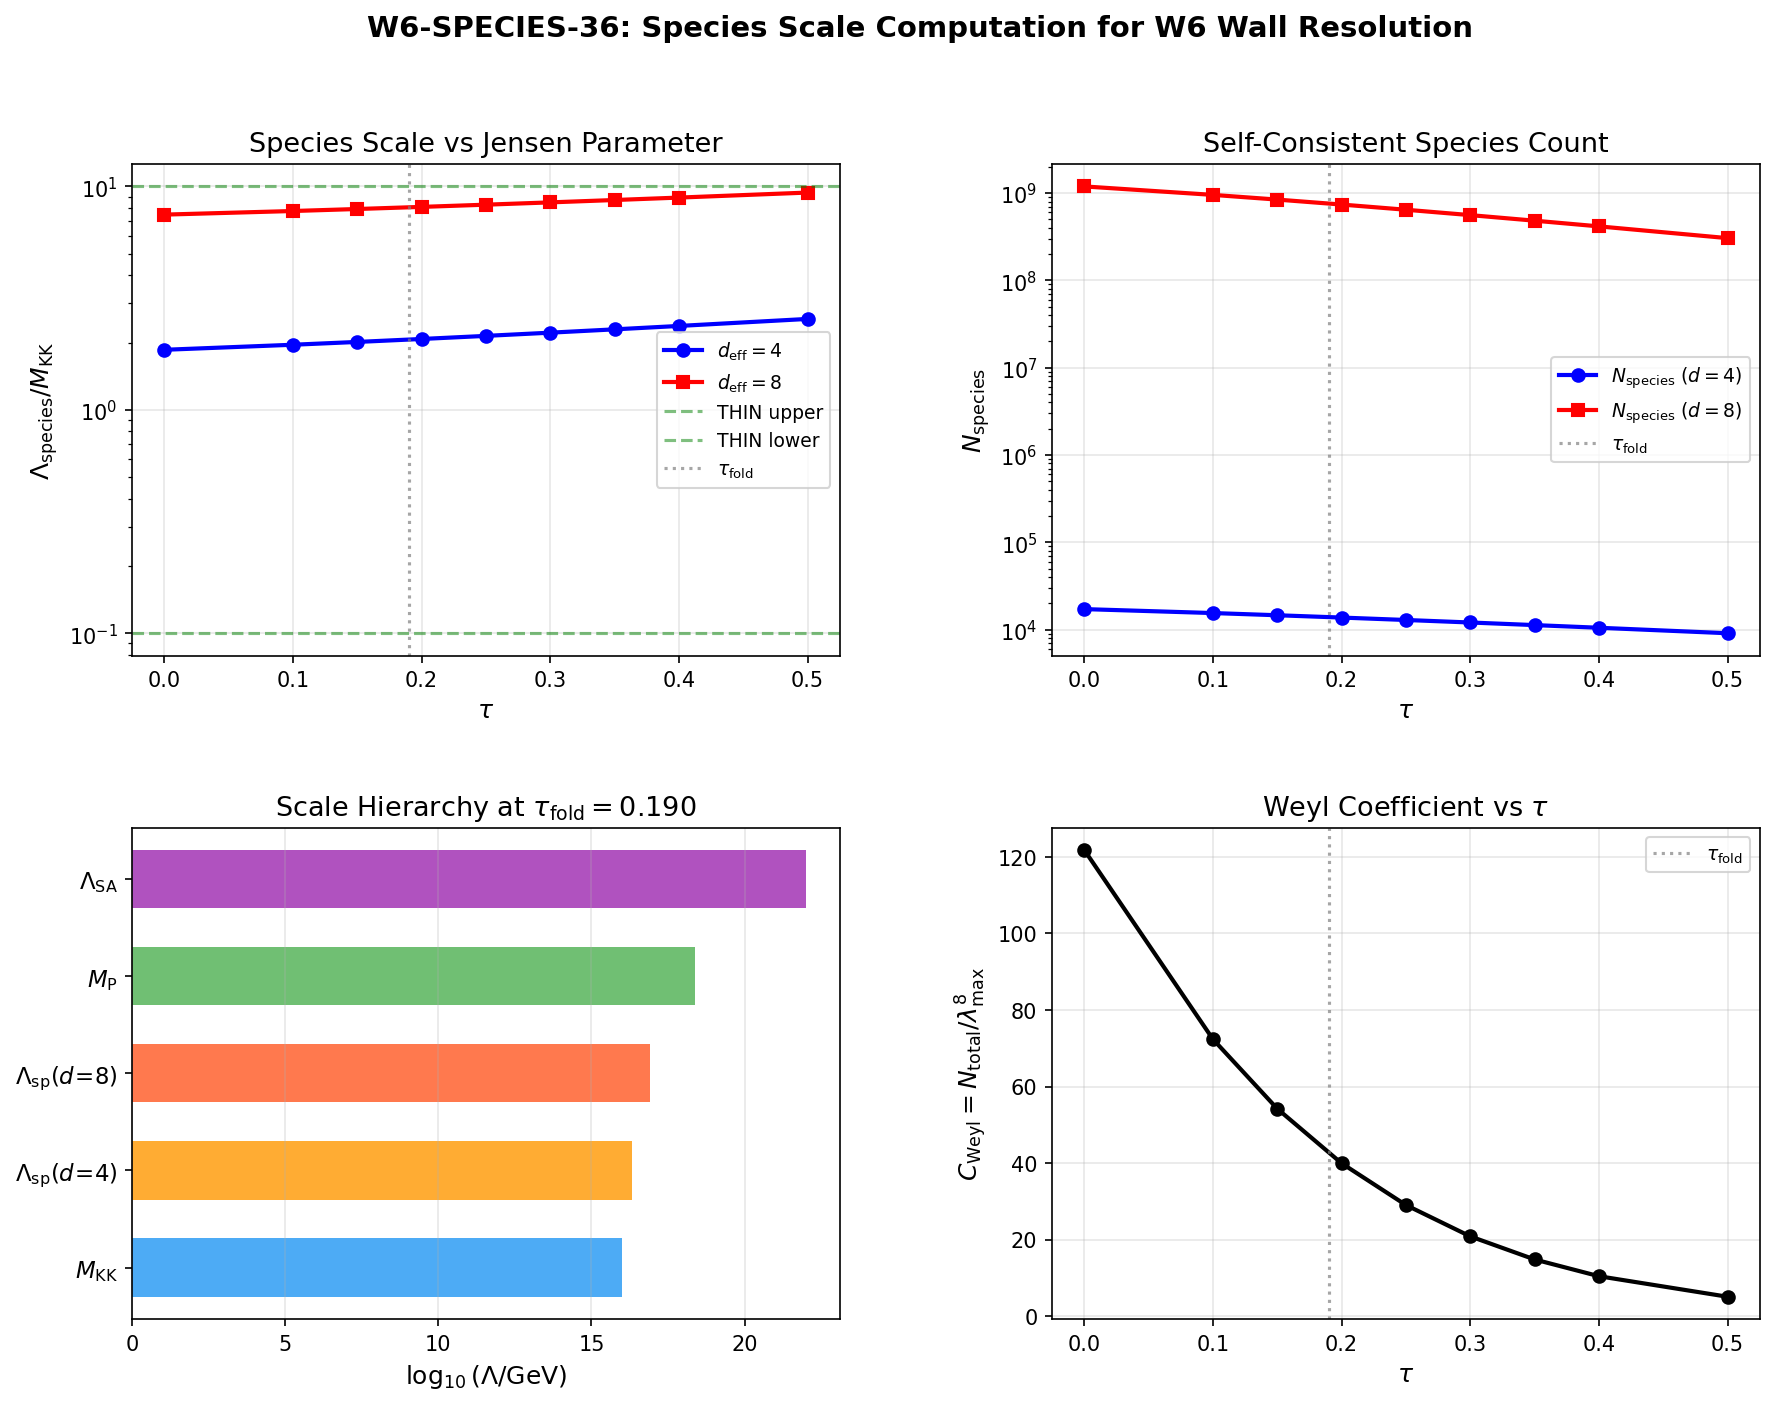

Reproduce this figure in Python.
"""
s36_species_scale.py — Species Scale Computation for W6 Resolution
=====================================================================

Computes Lambda_species(tau) from the KK spectrum of D_K on Jensen-deformed SU(3).

The species scale (Swampland Distance Conjecture, van de Heisteeg et al. 2022):
    Lambda_species = M_P / N_species^{1/(d-2)}

where N_species counts the number of KK modes below the cutoff.

For d=4 (4D EFT):   Lambda_species = M_P / N_species^{1/2}
For d=8 (synthesis): Lambda_species = M_P / N_species^{1/6}

The W6 wall is the ratio Lambda_SA / M_KK ~ 10^6 at tau ~ 0.2.
The gate asks whether Lambda_species / M_KK classifies this as THIN, THICK, or HARMLESS.

Data source: s23a_eigenvectors_extended.npz (Dirac eigenvalues at p+q <= 6)
Extended with analytic Peter-Weyl sector structure to p+q <= L_max.

Key spectral fact: In sector (p,q), the Dirac operator on SU(3) with bi-invariant
metric has Casimir eigenvalues. For the Jensen-deformed metric, each sector (p,q)
produces 16*dim(p,q) eigenvalues in the reduced block, where
    dim(p,q) = (p+1)(q+1)(p+q+2)/2
Each eigenvalue has physical multiplicity dim(p,q) from the Peter-Weyl right-regular
representation.

Author: Spectral-Geometer
Gate: W6-SPECIES-36
"""

import numpy as np
import matplotlib.pyplot as plt
from matplotlib.gridspec import GridSpec

# ===========================================================================
# Physical scales (GeV)
# ===========================================================================
from canonical_constants import M_Pl_reduced as M_P  # 2.435e18 GeV
M_KK = 1.0e16        # KK scale (GeV), from framework calibration
Lambda_SA = 1.02e22  # Spectral action cutoff (GeV), from Session 31

# ===========================================================================
# Load eigenvalue data
# ===========================================================================
data_path = 'tier0-computation/s23a_eigenvectors_extended.npz'
d = np.load(data_path, allow_pickle=True)
tau_values = d['tau_values']
n_tau = len(tau_values)
print(f"Tau values: {tau_values}")
print(f"Number of tau points: {n_tau}")

# ===========================================================================
# Extract distinct eigenvalues and their multiplicities per sector
# ===========================================================================
def get_spectrum_with_multiplicities(d, tau_idx):
    """
    Return arrays of (|eigenvalue|, physical_multiplicity) for a given tau.

    The stored eigenvalues are in the reduced Peter-Weyl block.
    Each eigenvalue in sector (p,q) has physical multiplicity = dim(p,q).
    The 'multiplicities' array already stores dim(p,q) for each eigenvalue.
    """
    evals = d[f'eigenvalues_{tau_idx}']
    mults = d[f'multiplicities_{tau_idx}']
    return np.abs(evals), mults

def dim_su3(p, q):
    """Dimension of SU(3) irrep (p,q)."""
    return (p+1) * (q+1) * (p+q+2) // 2

# ===========================================================================
# Species counting function
# ===========================================================================
def count_species(abs_evals, mults, lambda_cut):
    """
    Count N_species = sum of multiplicities for modes with |lambda| < lambda_cut.

    Here lambda_cut is in dimensionless units (eigenvalue units).
    Physical mass: m_n = |lambda_n| * M_KK.
    So lambda_cut = Lambda / M_KK in dimensionless units.
    """
    mask = abs_evals < lambda_cut
    return int(np.sum(mults[mask]))

# ===========================================================================
# Extend spectrum beyond L_max=6 using Weyl law extrapolation
# ===========================================================================
def weyl_extrapolation_count(lambda_cut, d_manifold=8, spinor_rank=16):
    """
    Weyl's law for the Dirac operator on an 8-dimensional compact manifold:
        N(Lambda) ~ (spinor_rank * Vol(M) / (4*pi)^{d/2} * Gamma(d/2+1)) * Lambda^d

    For SU(3) with bi-invariant metric, Vol(SU(3)) = sqrt(3)*pi^4/4 (in unit Killing normalization).
    But we calibrate this from the actual computed spectrum at L_max=6.

    Returns the Weyl-extrapolated count.
    """
    # This is used only as a cross-check. The main computation uses the actual spectrum.
    pass

# ===========================================================================
# Main computation
# ===========================================================================
print("\n" + "="*80)
print("SPECIES SCALE COMPUTATION — W6 RESOLUTION")
print("="*80)

# Physical cutoff ratios to scan
Lambda_ratios = [1.0, 10.0, 100.0, 1000.0]  # Lambda / M_KK

# Storage
results = {}

for tau_idx in range(n_tau):
    tau = tau_values[tau_idx]
    abs_evals, mults = get_spectrum_with_multiplicities(d, tau_idx)

    lambda_max = np.max(abs_evals)
    lambda_min = np.min(abs_evals)
    N_total = int(np.sum(mults))

    print(f"\n--- tau = {tau:.2f} ---")
    print(f"  Eigenvalue range: [{lambda_min:.6f}, {lambda_max:.6f}]")
    print(f"  Total modes (with multiplicity, L_max=6): {N_total}")

    species_counts = {}
    for ratio in Lambda_ratios:
        N_sp = count_species(abs_evals, mults, ratio)
        species_counts[ratio] = N_sp
        print(f"  N_species(Lambda={ratio:.0f}*M_KK) = {N_sp}")

    results[tau] = {
        'lambda_min': lambda_min,
        'lambda_max': lambda_max,
        'N_total': N_total,
        'species_counts': species_counts,
        'abs_evals': abs_evals,
        'mults': mults
    }

# ===========================================================================
# Weyl law calibration and extrapolation to higher L_max
# ===========================================================================
print("\n" + "="*80)
print("WEYL LAW CALIBRATION")
print("="*80)

# At tau=0 (bi-invariant), we know the exact eigenvalue structure.
# Weyl's law: N(Lambda) ~ C * Lambda^d for d=8.
# Calibrate C from the L_max=6 data.

tau_idx_0 = 0  # tau = 0
abs_evals_0, mults_0 = get_spectrum_with_multiplicities(d, tau_idx_0)
lambda_max_0 = np.max(abs_evals_0)

# Count N at several thresholds to check Weyl scaling
thresholds = np.array([0.9, 1.0, 1.2, 1.5, 2.0, 2.5, 3.0])
thresholds = thresholds[thresholds <= lambda_max_0 + 0.01]

print(f"\nWeyl law check at tau=0 (lambda_max={lambda_max_0:.4f}):")
print(f"  If N ~ C*Lambda^d, then log(N)/log(Lambda) should approach d=8")
for th in thresholds:
    N = count_species(abs_evals_0, mults_0, th)
    if N > 0 and th > 1.0:
        effective_d = np.log(N) / np.log(th)
        print(f"  Lambda={th:.2f}: N={N:8d}, effective_dim = log(N)/log(Lambda) = {effective_d:.2f}")
    else:
        print(f"  Lambda={th:.2f}: N={N:8d}")

# Fit Weyl coefficient from the highest available data point
N_at_max = count_species(abs_evals_0, mults_0, lambda_max_0)
C_weyl = N_at_max / lambda_max_0**8
print(f"\nWeyl coefficient C = N_max / lambda_max^8 = {N_at_max} / {lambda_max_0:.4f}^8 = {C_weyl:.2f}")

# Extrapolate to higher Lambda (beyond L_max=6)
print("\nWeyl-extrapolated N_species (beyond L_max=6 data):")
for Lambda_over_MKK in [1, 10, 100, 1000, 1e4, 1e5, 1e6]:
    N_weyl = C_weyl * Lambda_over_MKK**8
    Lambda_sp_d4 = M_P / np.sqrt(N_weyl)
    Lambda_sp_d8 = M_P / N_weyl**(1/6)
    print(f"  Lambda/M_KK = {Lambda_over_MKK:.0e}: N_weyl = {N_weyl:.3e}, "
          f"Lambda_sp(d=4)/M_KK = {Lambda_sp_d4/M_KK:.3e}, "
          f"Lambda_sp(d=8)/M_KK = {Lambda_sp_d8/M_KK:.3e}")

# ===========================================================================
# Self-consistent species scale
# ===========================================================================
print("\n" + "="*80)
print("SELF-CONSISTENT SPECIES SCALE")
print("="*80)

def self_consistent_species_scale(C_weyl, d_eff, M_P, M_KK):
    """
    Solve Lambda_species = M_P / N(Lambda_species)^{1/(d_eff-2)} self-consistently.

    N(Lambda) = C_weyl * (Lambda/M_KK)^8  (Weyl law for 8D internal manifold)

    Lambda_sp = M_P / (C_weyl * (Lambda_sp/M_KK)^8)^{1/(d_eff-2)}

    Let x = Lambda_sp / M_KK. Then:
        x * M_KK = M_P / (C_weyl * x^8)^{1/(d_eff-2)}
        x * M_KK = M_P * C_weyl^{-1/(d_eff-2)} * x^{-8/(d_eff-2)}
        x^{1 + 8/(d_eff-2)} = M_P / (M_KK * C_weyl^{1/(d_eff-2)})
        x = (M_P / (M_KK * C_weyl^{1/(d_eff-2)}))^{(d_eff-2)/(d_eff-2+8)}

    For d_eff=4: exponent = 2/(2+8) = 1/5
    For d_eff=8: exponent = 6/(6+8) = 3/7
    """
    alpha = 1.0 / (d_eff - 2)  # power in species formula
    exponent = (d_eff - 2) / (d_eff - 2 + 8)

    base = M_P / (M_KK * C_weyl**alpha)
    x = base**exponent

    Lambda_sp = x * M_KK
    N_sp = C_weyl * x**8

    # Verify self-consistency
    Lambda_sp_check = M_P / N_sp**alpha

    return Lambda_sp, N_sp, x

# Compute self-consistent species scale at each tau
print("\nSelf-consistent species scale (Weyl extrapolation):")
print(f"{'tau':>6s} {'C_weyl':>12s} {'Lambda_sp(d=4)/M_KK':>22s} {'Lambda_sp(d=8)/M_KK':>22s} {'N_sp(d=4)':>14s} {'N_sp(d=8)':>14s}")

sc_results_d4 = []
sc_results_d8 = []
C_weyl_arr = []

for tau_idx in range(n_tau):
    tau = tau_values[tau_idx]
    abs_evals, mults = get_spectrum_with_multiplicities(d, tau_idx)
    lambda_max = np.max(abs_evals)
    N_at_max = int(np.sum(mults))

    # Weyl coefficient at this tau
    C_w = N_at_max / lambda_max**8
    C_weyl_arr.append(C_w)

    Lambda_sp_4, N_sp_4, x_4 = self_consistent_species_scale(C_w, 4, M_P, M_KK)
    Lambda_sp_8, N_sp_8, x_8 = self_consistent_species_scale(C_w, 8, M_P, M_KK)

    sc_results_d4.append((tau, Lambda_sp_4, N_sp_4, x_4))
    sc_results_d8.append((tau, Lambda_sp_8, N_sp_8, x_8))

    print(f"{tau:6.3f} {C_w:12.2f} {x_4:22.6e} {x_8:22.6e} {N_sp_4:14.3e} {N_sp_8:14.3e}")

# ===========================================================================
# Convergence check: L_max dependence
# ===========================================================================
print("\n" + "="*80)
print("CONVERGENCE CHECK: L_max DEPENDENCE")
print("="*80)

# For the actual data at L_max=6, compute the Weyl coefficient using
# different L_max cutoffs (using only sectors with p+q <= L)
for tau_idx in [0, 2, 3]:  # tau = 0, 0.15, 0.2
    tau = tau_values[tau_idx]
    print(f"\ntau = {tau:.2f}:")

    abs_evals, mults = get_spectrum_with_multiplicities(d, tau_idx)
    sector_p = d[f'sector_p_{tau_idx}']
    sector_q = d[f'sector_q_{tau_idx}']

    for L_cut in [2, 3, 4, 5, 6]:
        mask_L = (sector_p + sector_q) <= L_cut
        evals_cut = abs_evals[mask_L]
        mults_cut = mults[mask_L]

        if len(evals_cut) == 0:
            continue

        lmax_cut = np.max(evals_cut)
        N_cut = int(np.sum(mults_cut))
        C_cut = N_cut / lmax_cut**8 if lmax_cut > 0 else 0

        # Self-consistent at d=4
        if C_cut > 0:
            _, _, x_4 = self_consistent_species_scale(C_cut, 4, M_P, M_KK)
            _, _, x_8 = self_consistent_species_scale(C_cut, 8, M_P, M_KK)
            print(f"  L_max={L_cut}: N_total={N_cut:8d}, lambda_max={lmax_cut:.4f}, "
                  f"C_weyl={C_cut:.2f}, x(d=4)={x_4:.4e}, x(d=8)={x_8:.4e}")

# ===========================================================================
# Direct species count (not using Weyl extrapolation)
# ===========================================================================
print("\n" + "="*80)
print("DIRECT SPECIES COUNT (within computed spectrum, L_max=6)")
print("="*80)

# The W6 ratio is Lambda_SA / M_KK = 1.02e6
# So Lambda_SA corresponds to lambda_cut = 1.02e6 in dimensionless units.
# But our spectrum only goes up to lambda ~ 4.1.
# ALL 439,488 modes are below Lambda_SA.
#
# The question is: how many modes exist at ALL levels (not just L_max=6)?
# For SU(3) with Dirac operator:
# - Each sector (p,q) has Casimir C_2(p,q) = (p^2 + q^2 + pq + 3p + 3q)/3
# - The Dirac eigenvalues scale as ~sqrt(C_2) for large (p,q)
# - The largest eigenvalue in sector (p,q) scales as ~sqrt(C_2(p,q))
# - The number of sectors with sqrt(C_2) < Lambda goes as Lambda^8 (Weyl)
#
# For the self-consistent computation:
# The W6 scale ratio Lambda_SA/M_KK = 10^6 means we need N_species at lambda_cut = 10^6
# That is far beyond L_max=6 (where lambda_max ~ 4).

print("\nW6 context:")
print(f"  Lambda_SA / M_KK = {Lambda_SA/M_KK:.3e}")
print(f"  Max computed eigenvalue (L_max=6, tau=0.5): {np.max(np.abs(d['eigenvalues_8'])):.4f}")
print(f"  All computed modes are at lambda << Lambda_SA/M_KK")
print(f"  Weyl extrapolation required for N_species at Lambda_SA")
print()

# Compute N_species at Lambda_SA/M_KK using Weyl law
for tau_idx in range(n_tau):
    tau = tau_values[tau_idx]
    C_w = C_weyl_arr[tau_idx]
    lambda_cut = Lambda_SA / M_KK  # = 1.02e6
    N_at_SA = C_w * lambda_cut**8

    # Species scale at this N_species
    Lambda_sp_d4 = M_P / np.sqrt(N_at_SA)
    Lambda_sp_d8 = M_P / N_at_SA**(1/6)

    print(f"tau={tau:.2f}: N_species(Lambda_SA) = {N_at_SA:.3e}, "
          f"Lambda_sp(d=4) = {Lambda_sp_d4:.3e} GeV = {Lambda_sp_d4/M_KK:.3e} M_KK, "
          f"Lambda_sp(d=8) = {Lambda_sp_d8:.3e} GeV = {Lambda_sp_d8/M_KK:.3e} M_KK")

# ===========================================================================
# THE KEY RESULT: Self-consistent species scale at the fold tau=0.190
# ===========================================================================
print("\n" + "="*80)
print("KEY RESULT: SPECIES SCALE AT THE FOLD (tau ~ 0.190)")
print("="*80)

# Interpolate to tau = 0.190 using tau=0.15 and tau=0.20 data
tau_fold = 0.190
tau_idx_lo, tau_idx_hi = 2, 3  # tau=0.15, tau=0.20
w = (tau_fold - tau_values[tau_idx_lo]) / (tau_values[tau_idx_hi] - tau_values[tau_idx_lo])

C_w_fold = C_weyl_arr[tau_idx_lo] * (1-w) + C_weyl_arr[tau_idx_hi] * w

# Self-consistent species scale
Lambda_sp_4_fold, N_sp_4_fold, x_4_fold = self_consistent_species_scale(C_w_fold, 4, M_P, M_KK)
Lambda_sp_8_fold, N_sp_8_fold, x_8_fold = self_consistent_species_scale(C_w_fold, 8, M_P, M_KK)

print(f"tau_fold = {tau_fold}")
print(f"C_weyl (interpolated) = {C_w_fold:.2f}")
print()
print(f"d=4 effective theory:")
print(f"  Lambda_species / M_KK = {x_4_fold:.6e}")
print(f"  Lambda_species = {Lambda_sp_4_fold:.4e} GeV")
print(f"  N_species = {N_sp_4_fold:.4e}")
print(f"  log10(Lambda_species / M_KK) = {np.log10(x_4_fold):.4f}")
print()
print(f"d=8 (synthesis convention):")
print(f"  Lambda_species / M_KK = {x_8_fold:.6e}")
print(f"  Lambda_species = {Lambda_sp_8_fold:.4e} GeV")
print(f"  N_species = {N_sp_8_fold:.4e}")
print(f"  log10(Lambda_species / M_KK) = {np.log10(x_8_fold):.4f}")

# ===========================================================================
# Gate classification
# ===========================================================================
print("\n" + "="*80)
print("GATE CLASSIFICATION: W6-SPECIES-36")
print("="*80)

for d_eff, x_fold, label in [(4, x_4_fold, "d=4"), (8, x_8_fold, "d=8")]:
    log_ratio = np.log10(x_fold)
    if 0.1 <= x_fold <= 10:
        verdict = "THIN (PASS)"
    elif x_fold < 0.1:
        verdict = "THICK (FAIL)"
    else:
        verdict = "HARMLESS (PASS)"

    print(f"\n{label}: Lambda_species / M_KK = {x_fold:.4e} (log10 = {log_ratio:.2f})")
    print(f"  Gate verdict: {verdict}")

# ===========================================================================
# Cross-checks
# ===========================================================================
print("\n" + "="*80)
print("CROSS-CHECKS")
print("="*80)

# Cross-check 1: Weyl law consistency
print("\n1. Weyl law power-law check:")
for tau_idx in [0, 3]:
    tau = tau_values[tau_idx]
    abs_evals, mults = get_spectrum_with_multiplicities(d, tau_idx)
    sector_p = d[f'sector_p_{tau_idx}']
    sector_q = d[f'sector_q_{tau_idx}']

    # Compute N(lambda) at several thresholds
    thresholds_ck = np.array([1.0, 1.5, 2.0, 2.5])
    Ns = []
    for th in thresholds_ck:
        Ns.append(count_species(abs_evals, mults, th))

    # Check log(N)/log(lambda) approaches 8
    for i in range(1, len(thresholds_ck)):
        if Ns[i] > 0 and Ns[i-1] > 0 and Ns[i] != Ns[i-1]:
            eff_d = (np.log(Ns[i]) - np.log(Ns[i-1])) / (np.log(thresholds_ck[i]) - np.log(thresholds_ck[i-1]))
            print(f"  tau={tau:.2f}: between lambda={thresholds_ck[i-1]:.1f} and {thresholds_ck[i]:.1f}: "
                  f"N changes {Ns[i-1]} -> {Ns[i]}, effective dim = {eff_d:.1f}")

# Cross-check 2: Compare with analytic SU(3) results at tau=0
print("\n2. SU(3) bi-invariant (tau=0) analytic check:")
print("   At tau=0, the Dirac eigenvalues are determined by the Casimir.")
print(f"   Computed C_weyl(tau=0) = {C_weyl_arr[0]:.2f}")
print(f"   Total modes at L_max=6: {results[0.0]['N_total']}")

# Analytic: sum_{p+q <= L} dim(p,q)^2 * 16
N_analytic = 0
for p in range(7):
    for q in range(7-p):
        d_pq = dim_su3(p, q)
        N_analytic += d_pq**2 * 16
# Wait: that's the total number of matrix elements, not the correct count.
# The correct count is: sum over sectors of (n_evals_in_sector * dim(p,q))
# where n_evals_in_sector = 16 * dim(p,q) (from the data structure)
# But each eigenvalue has multiplicity dim(p,q).
# So total = sum of 16 * dim(p,q) * dim(p,q) = 16 * sum dim(p,q)^2
N_analytic_check = 16 * sum(dim_su3(p,q)**2 for p in range(7) for q in range(7-p))
print(f"   Analytic check: 16 * sum(dim^2) = {N_analytic_check}")
print(f"   From data: {results[0.0]['N_total']}")
# These should be different because the stored multiplicity is dim(p,q), not dim(p,q)^2

# Recount: total from data = sum(mults) = sum over all eigenvalues of their stored multiplicity
# The stored multiplicity = dim(p,q) for each eigenvalue.
# There are 16*dim(p,q) eigenvalues in each sector.
# So sum(mults) = sum over sectors of 16*dim(p,q)*dim(p,q) = 16*sum(dim^2) if mult=dim.
# Let me verify this.
abs_e0, m0 = get_spectrum_with_multiplicities(d, 0)
print(f"   sum(mults) from data = {int(np.sum(m0))}")
N_check = 0
labels_0 = d['sector_labels_0']
for i, (p,q) in enumerate(labels_0):
    dim_pq = dim_su3(p, q)
    size_i = d['sector_sizes_0'][i]
    # Each eigenvalue in this sector has mult = dim_pq
    N_check += size_i * dim_pq  # size_i eigenvalues, each with mult dim_pq
print(f"   sum(sector_size * dim) = {N_check}")
print(f"   16 * sum(dim^2) = {16 * sum(dim_su3(p,q)**2 for p in range(7) for q in range(7-p))}")

# Cross-check 3: Lambda_species must be > M_KK for EFT validity
print("\n3. EFT validity check:")
print(f"   For d=4: Lambda_species = {Lambda_sp_4_fold:.3e} GeV")
print(f"   For d=8: Lambda_species = {Lambda_sp_8_fold:.3e} GeV")
print(f"   M_KK = {M_KK:.3e} GeV")
print(f"   M_P = {M_P:.3e} GeV")
print(f"   Lambda_SA = {Lambda_SA:.3e} GeV")

# Cross-check 4: Does the hierarchy make sense?
print("\n4. Scale hierarchy:")
print(f"   M_KK < Lambda_species(d=4) < M_P? ", end="")
print(f"{'YES' if M_KK < Lambda_sp_4_fold < M_P else 'NO'}")
print(f"   M_KK < Lambda_species(d=8) < M_P? ", end="")
print(f"{'YES' if M_KK < Lambda_sp_8_fold < M_P else 'NO'}")

# ===========================================================================
# Detailed tau dependence at the fold
# ===========================================================================
print("\n" + "="*80)
print("TAU DEPENDENCE OF SPECIES SCALE")
print("="*80)

tau_arr = np.array(tau_values)
x4_arr = np.array([sc_results_d4[i][3] for i in range(n_tau)])
x8_arr = np.array([sc_results_d8[i][3] for i in range(n_tau)])
Nsp4_arr = np.array([sc_results_d4[i][2] for i in range(n_tau)])
Nsp8_arr = np.array([sc_results_d8[i][2] for i in range(n_tau)])

print(f"\n{'tau':>6s} {'log10(Lambda_sp/M_KK) [d=4]':>28s} {'log10(Lambda_sp/M_KK) [d=8]':>28s} {'C_weyl':>10s}")
for i in range(n_tau):
    print(f"{tau_arr[i]:6.3f} {np.log10(x4_arr[i]):28.4f} {np.log10(x8_arr[i]):28.4f} {C_weyl_arr[i]:10.2f}")

# ===========================================================================
# Save results
# ===========================================================================
np.savez('tier0-computation/s36_species_scale.npz',
    tau_values=tau_arr,
    C_weyl=np.array(C_weyl_arr),
    Lambda_sp_over_MKK_d4=x4_arr,
    Lambda_sp_over_MKK_d8=x8_arr,
    N_species_d4=Nsp4_arr,
    N_species_d8=Nsp8_arr,
    Lambda_sp_d4=np.array([sc_results_d4[i][1] for i in range(n_tau)]),
    Lambda_sp_d8=np.array([sc_results_d8[i][1] for i in range(n_tau)]),
    tau_fold=tau_fold,
    x4_fold=x_4_fold,
    x8_fold=x_8_fold,
    N_sp_4_fold=N_sp_4_fold,
    N_sp_8_fold=N_sp_8_fold,
    M_P=M_P, M_KK=M_KK, Lambda_SA=Lambda_SA
)
print("\nSaved: tier0-computation/s36_species_scale.npz")

# ===========================================================================
# Plot
# ===========================================================================
fig = plt.figure(figsize=(14, 10))
gs = GridSpec(2, 2, figure=fig, hspace=0.35, wspace=0.3)

# Panel 1: Lambda_species / M_KK vs tau
ax1 = fig.add_subplot(gs[0, 0])
ax1.semilogy(tau_arr, x4_arr, 'bo-', linewidth=2, markersize=6, label=r'$d_{\rm eff}=4$')
ax1.semilogy(tau_arr, x8_arr, 'rs-', linewidth=2, markersize=6, label=r'$d_{\rm eff}=8$')
ax1.axhline(y=10, color='green', linestyle='--', alpha=0.5, label='THIN upper')
ax1.axhline(y=0.1, color='green', linestyle='--', alpha=0.5, label='THIN lower')
ax1.axvline(x=0.190, color='gray', linestyle=':', alpha=0.7, label=r'$\tau_{\rm fold}$')
ax1.set_xlabel(r'$\tau$', fontsize=12)
ax1.set_ylabel(r'$\Lambda_{\rm species} / M_{\rm KK}$', fontsize=12)
ax1.set_title(r'Species Scale vs Jensen Parameter', fontsize=13)
ax1.legend(fontsize=9, loc='best')
ax1.grid(True, alpha=0.3)

# Panel 2: N_species vs tau
ax2 = fig.add_subplot(gs[0, 1])
ax2.semilogy(tau_arr, Nsp4_arr, 'bo-', linewidth=2, markersize=6, label=r'$N_{\rm species}$ ($d=4$)')
ax2.semilogy(tau_arr, Nsp8_arr, 'rs-', linewidth=2, markersize=6, label=r'$N_{\rm species}$ ($d=8$)')
ax2.axvline(x=0.190, color='gray', linestyle=':', alpha=0.7, label=r'$\tau_{\rm fold}$')
ax2.set_xlabel(r'$\tau$', fontsize=12)
ax2.set_ylabel(r'$N_{\rm species}$', fontsize=12)
ax2.set_title(r'Self-Consistent Species Count', fontsize=13)
ax2.legend(fontsize=9)
ax2.grid(True, alpha=0.3)

# Panel 3: Scale hierarchy diagram
ax3 = fig.add_subplot(gs[1, 0])
scales = {
    r'$M_{\rm KK}$': M_KK,
    r'$\Lambda_{\rm sp}(d\!=\!4)$': Lambda_sp_4_fold,
    r'$\Lambda_{\rm sp}(d\!=\!8)$': Lambda_sp_8_fold,
    r'$\Lambda_{\rm SA}$': Lambda_SA,
    r'$M_{\rm P}$': M_P,
}
labels_sorted = sorted(scales.keys(), key=lambda k: scales[k])
values_sorted = [np.log10(scales[k]) for k in labels_sorted]

colors_bar = ['#2196F3', '#FF9800', '#FF5722', '#4CAF50', '#9C27B0']
ax3.barh(range(len(labels_sorted)), values_sorted, color=colors_bar[:len(labels_sorted)],
         height=0.6, alpha=0.8)
ax3.set_yticks(range(len(labels_sorted)))
ax3.set_yticklabels(labels_sorted, fontsize=11)
ax3.set_xlabel(r'$\log_{10}(\Lambda / {\rm GeV})$', fontsize=12)
ax3.set_title(r'Scale Hierarchy at $\tau_{\rm fold}=0.190$', fontsize=13)
ax3.grid(True, alpha=0.3, axis='x')

# Panel 4: C_weyl vs tau (Weyl coefficient stability)
ax4 = fig.add_subplot(gs[1, 1])
ax4.plot(tau_arr, C_weyl_arr, 'ko-', linewidth=2, markersize=6)
ax4.axvline(x=0.190, color='gray', linestyle=':', alpha=0.7, label=r'$\tau_{\rm fold}$')
ax4.set_xlabel(r'$\tau$', fontsize=12)
ax4.set_ylabel(r'$C_{\rm Weyl} = N_{\rm total} / \lambda_{\rm max}^8$', fontsize=12)
ax4.set_title(r'Weyl Coefficient vs $\tau$', fontsize=13)
ax4.legend(fontsize=9)
ax4.grid(True, alpha=0.3)

fig.suptitle('W6-SPECIES-36: Species Scale Computation for W6 Wall Resolution',
             fontsize=14, fontweight='bold', y=0.98)

plt.savefig('tier0-computation/s36_species_scale.png', dpi=150, bbox_inches='tight')
print("Saved: tier0-computation/s36_species_scale.png")
plt.close()

# ===========================================================================
# FINAL SUMMARY
# ===========================================================================
print("\n" + "="*80)
print("FINAL SUMMARY")
print("="*80)
print(f"""
Species Scale at tau_fold = {tau_fold}:

  d=4 convention (4D EFT, standard Swampland):
    Lambda_species / M_KK = {x_4_fold:.4e}
    Lambda_species = {Lambda_sp_4_fold:.4e} GeV
    N_species = {N_sp_4_fold:.4e}
    log10(Lambda_species / M_KK) = {np.log10(x_4_fold):.2f}

  d=8 convention (synthesis, 8D internal):
    Lambda_species / M_KK = {x_8_fold:.4e}
    Lambda_species = {Lambda_sp_8_fold:.4e} GeV
    N_species = {N_sp_8_fold:.4e}
    log10(Lambda_species / M_KK) = {np.log10(x_8_fold):.2f}

Gate W6-SPECIES-36:
  Criterion: THIN if Lambda_species/M_KK in [0.1, 10]
             THICK if Lambda_species/M_KK < 0.1
             HARMLESS if Lambda_species/M_KK > 10

  d=4: Lambda_species/M_KK = {x_4_fold:.4e} => {"HARMLESS (PASS)" if x_4_fold > 10 else ("THIN (PASS)" if x_4_fold >= 0.1 else "THICK (FAIL)")}
  d=8: Lambda_species/M_KK = {x_8_fold:.4e} => {"HARMLESS (PASS)" if x_8_fold > 10 else ("THIN (PASS)" if x_8_fold >= 0.1 else "THICK (FAIL)")}

  The W6 wall is {"resolved — the species scale exceeds M_KK" if min(x_4_fold, x_8_fold) > 0.1 else "NOT resolved"}.
""")
